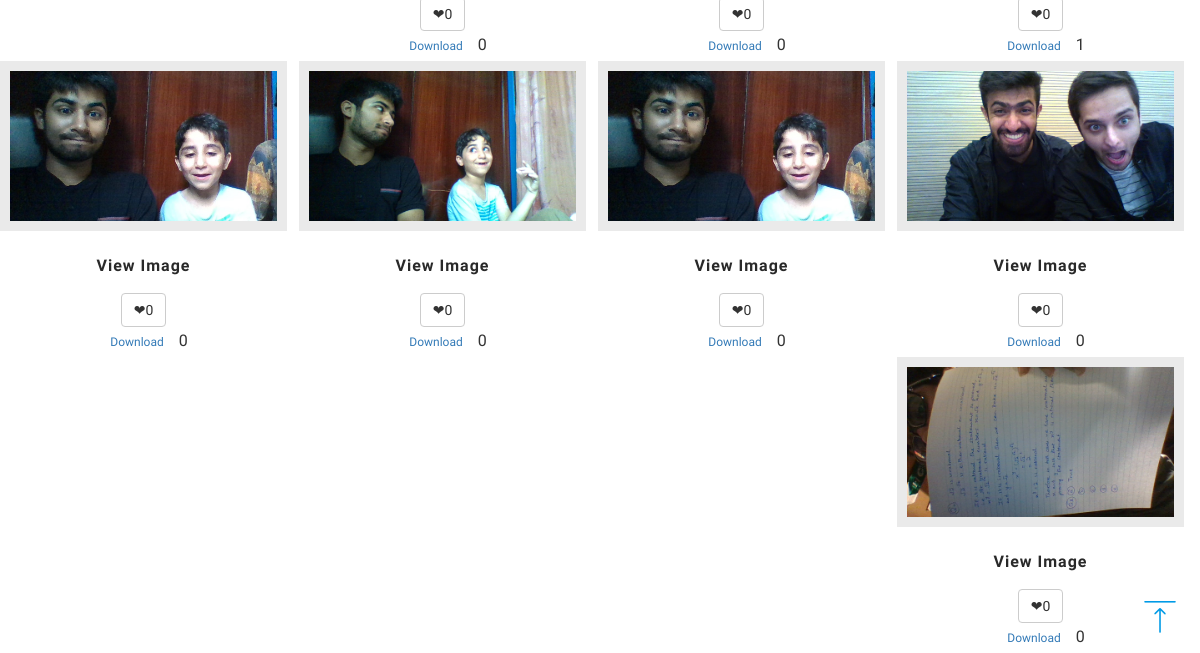
Before: /othersaccount/admin (lower part) with the older database file.
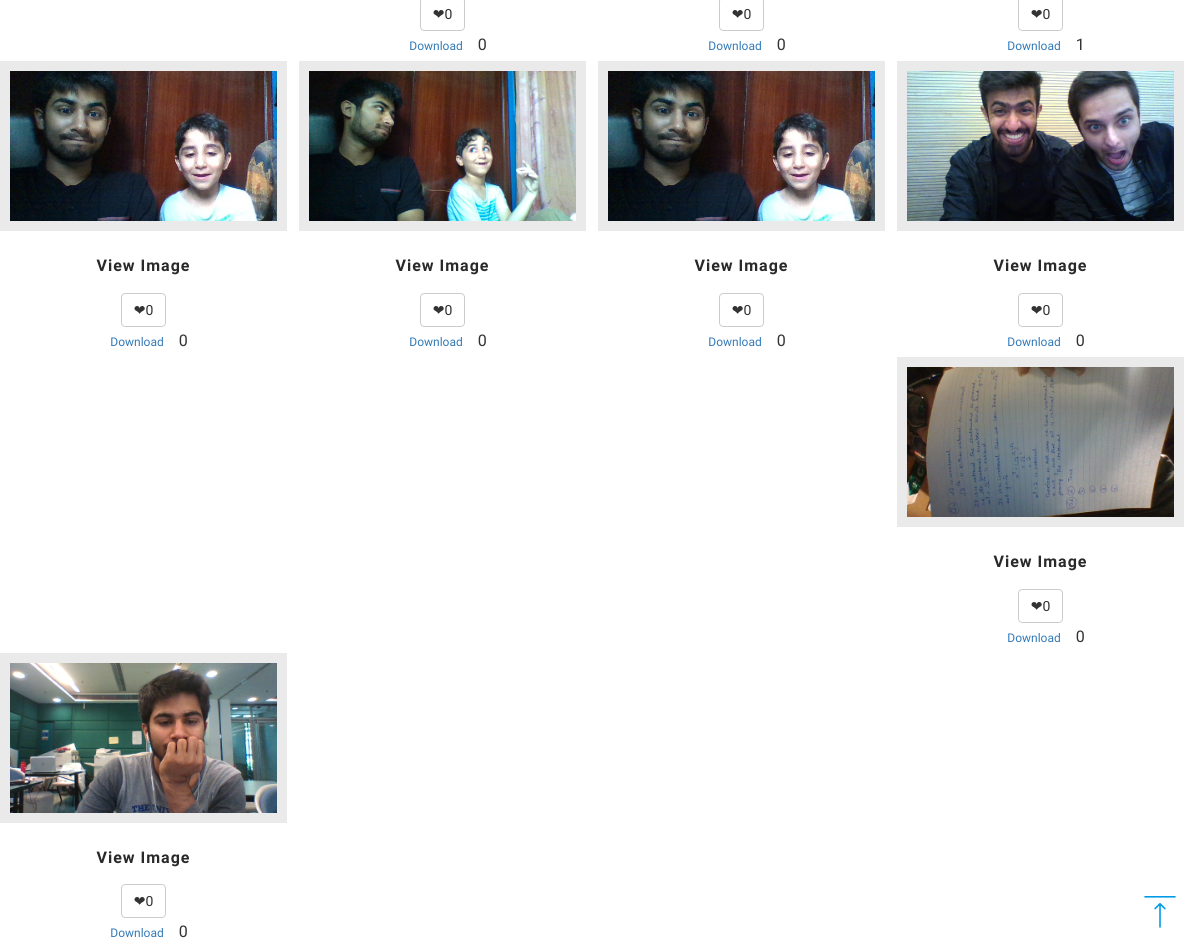
After: the same page with the newer database file.
### mainApp/models.py (models this page shows, shortened)
class Image(models.Model):
	title = models.CharField(max_length=30, blank=True)
	description = models.TextField(max_length=150, blank=True)
	image = models.ImageField(upload_to='images/',validators=[validate_file_extension])
	uploadtime = models.DateField(auto_now_add=True)
	tag = models.ManyToManyField(Tag, blank=True) #Tags of the image, related to tag model
	category = models.ForeignKey(Category, null=True, blank=True, on_delete=models.CASCADE) #Category of the image, related to category model
	owner = models.ForeignKey(Member, on_delete=models.CASCADE, blank=True) #temporary use for demo
	like_stats=models.IntegerField(default=0)
	download_stats=models.IntegerField(default=0)
	popularity=models.IntegerField(default=0)
	likeby = models.ManyToManyField(Member, related_name ='likeby', blank=True)
	def retrieve_image_member(member_id):
		return_images= Image.objects.filter(owner=member_id)
		return return_images

### mainApp/views.py (the view)
# urls.py: url(r'^othersaccount/(?P<member_pk>.*)$', views.othersaccount, name='othersaccount'),
def othersaccount(request,member_pk):
    member_id_found = Member.find_member(member_pk)
    result_images = Image.retrieve_image_member(member_id_found)
    context={
        'result_images': result_images,'member_id':member_id_found
    }
    return render(request, 'othersaccount.html', context)

### mainApp/models.py (called while the page is built)
	def find_member(keyword):
		return Member.objects.get(username=str(keyword))

### mainApp/templates/othersaccount.html (shortened to what this page needs)
<!DOCTYPE html>
<html>
<head>
  {% load staticfiles %}
</head>
<body>
  {% if user.is_authenticated %}
  {% include 'base_login.html' %}
  {% else %}
  {% include 'base.html' %}
  {% endif %}
    <div class="banner_bottom">
      {% if result_images %}
      {% for img in result_images %}
      <ul class="portfolio-area">
        <li class="portfolio-item2" data-id="id-0" data-type="cat-item-4">
          <div>
            <span class="image-block block2 img-hover">
              <a class="image-zoom" href="{{img.image.url}}" rel="prettyPhoto[gallery]">
                <img src="{{img.image.url}}" class="img-responsive" alt="">
                <div class="port-info">
                  <h5>View Image</h5>
                </div>
              </a>
            </span>
            <div class="like_stats">
              <form id='like' action="/like_images" method = 'GET'>
                <button type="submit" class="btn btn-default" id="like_image" name="like_image" value="{{img.id}}" >&#10084;{{img.like_stats}} </button>
              </form>
            </div>
            <div class="download_stats">
              <a href="{% url 'download_images' img_pk=img.id %}" type ="submit" class="btn btn-sm btn-outline-primary" id="download_image" name="download_image">Download
              </a>
              {{img.download_stats}}
          </div>
        </div>
      </li>
      {% endfor %}
      {% else %}
      <p> No results! </p>
      {% endif %}
    </ul>
  </div>
  <a href="#home" class="scroll" id="toTop" style="display: block;"> </a>
</body>
</html>

### mainApp/templates/base.html (shortened to what this page needs)
<!DOCTYPE html>
<html>
<head>
  {% load staticfiles %}
<link href="{% static 'css/bootstrap.css' %}" rel="stylesheet" type="text/css" media="all" />
<link href="{% static 'css/style.css' %}" rel="stylesheet" type="text/css" media="all" />
<link href="{% static 'css/prettyPhoto.css' %}" rel="stylesheet" type="text/css" />
<link href="{% static 'css/font-awesome.css' %}" rel="stylesheet">
</head>
<body>
</body>
</html>

### mainApp/static/css/style.css (style rules this page uses)
html, body { margin: 0; font-size: 100%; background: #fff; font-family: 'Raleway', sans-serif; }
body a { text-decoration: none; transition: 0.5s all; -webkit-transition: 0.5s all; -moz-transition: 0.5s all; -o-transition: 0.5s all; -ms-transition: 0.5s all; }
h1, h2, h3, h4, h5, h6 { margin: 0; font-family: 'Raleway', sans-serif; font-size: large; line-height: 1cm; }
ul { margin: 0; padding: 0; }
.banner_bottom { padding: 7em 0; text-align: center; text-transform: capitalize; }
#toTop { display: none; text-decoration: none; position: fixed; bottom: 20px; right: 2%; overflow: hidden; z-index: 999; width: 32px; height: 32px; border: none; text-indent: 100%; background: url(../images/top_move.png) no-repeat 0px 0px; }
@media (max-width:1440px) { .banner_bottom,.works,.banner_bottom,.blog_sec,.tesimonials { padding:6em 0; } }

### mainApp/static/css/prettyPhoto.css (style rules this page uses)
.image-block { display: block; position: relative; }
.image-block img { background: #FFFFFF; padding: 10px; }
span.image-block.block2 img { background: #eaeaea; }
.portfolio-area li { float: left; margin: 0 12px 0px 0; overflow: hidden; width: 363px; }
.port-info { background: #fff; padding: 0.5em 1em; transition: 0.5s all; -webkit-transition: 0.5s all; -moz-transition: 0.5s all; -o-transition: 0.5s all; -ms-transition: 0.5s all; }
.port-info h5 { color: #292929; font-size: 1.1em; font-weight: 700; letter-spacing: 1px; margin-top: 0.5em; }
@media (max-width:1440px) { .portfolio-area li { float: left; margin: 0 12px 0px 0; overflow: hidden; width: 325px; } }
@media (max-width:1366px) { .portfolio-area li { float: left; margin: 0 12px 0px 0; overflow: hidden; width: 307px; } }
@media (max-width:1280px) { .portfolio-area li { float: left; margin: 0 12px 0px 0; overflow: hidden; width: 287px; } }
@media (max-width:1280px) { .port-info h5 { font-size: 1em; } }

Changed rows visible on the page:
added Image: image (picture), {{ img.id }} 102 (drawn), like_stats "0", download_stats "0"
